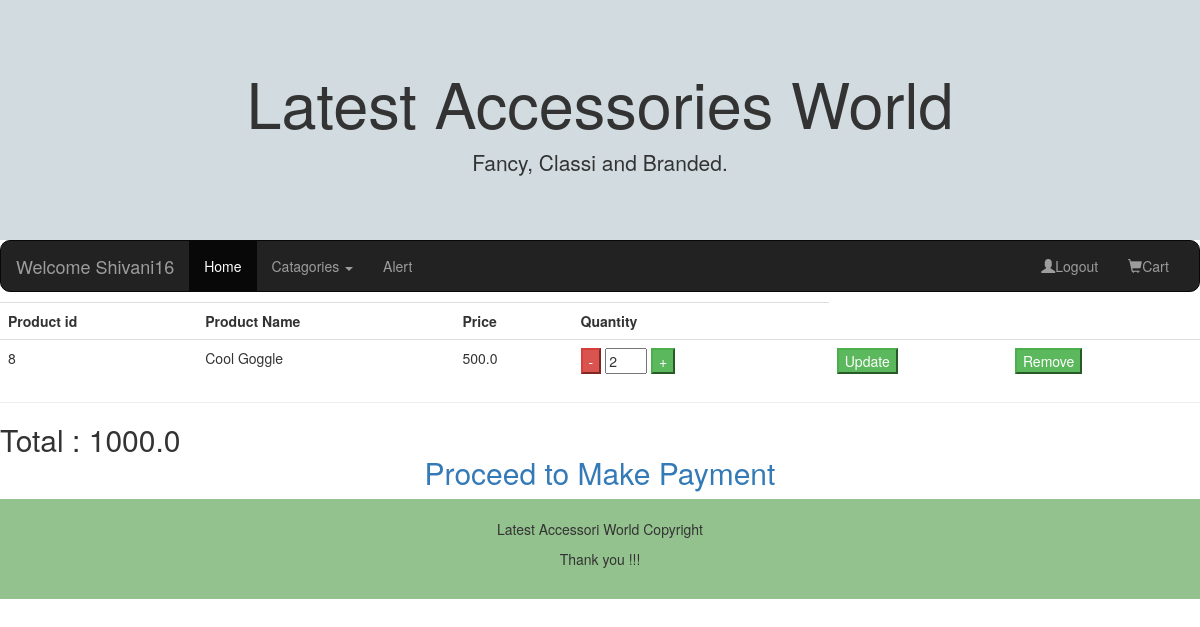
The app's page /ShowAllCartItems (signed in) with its own data.
### User/models.py (models this page shows)
class MyCart(models.Model):
    user = models.ForeignKey(UserInfo, on_delete=models.CASCADE)     #it has username and password
    Product = models.ForeignKey(Product,on_delete=models.CASCADE)    # it has all product in database so user add only thoes product add which are in database
    qty = models.IntegerField()
    class Meta:
        db_table = "MyCart"

### Admin/models.py (models this page shows, shortened)
class Product(models.Model):
    product_name = models.CharField(max_length=20)
    price = models.FloatField(default=200)
    imgurl = models.ImageField(upload_to="images")
    cat_id = models.ForeignKey(Category,on_delete=models.CASCADE)
    class Meta:
        db_table = "Product"

### User/views.py (the view, shortened to what this page needs)
# urls.py: path('ShowAllCartItems',views.ShowAllCartItems),
def ShowAllCartItems(request): #this data fetch from MyCart , the user get loged in page
    if(request.method=="GET"):
        if("uname" in request.session):
            cats = Category.objects.all()
            items = MyCart.objects.filter(user = request.session["uname"])
            total = 0
            for item in items:
                total += item.qty * item.Product.price
            request.session["total"] = total
            return render(request,"ShowAllCartItems.html",{"items": items,"cats":cats})
        else:
            return redirect(Login)

### User/templates/ShowAllCartItems.html (shortened to what this page needs)
{%extends "master.html"%}
{%block content%}
<table class="table">
  <tr><th>Product id</th><th>Product Name</th><th>Price</th><th>  Quantity</th></tr>
  {%for item in items%}
  <form method="post">
  <tr>
    <td>{{item.Product.id}}
    </td>
    <td>{{item.Product.product_name}}</td>
    <td>{{item.Product.price}}</td>
    <td>
      <button class="button btn-danger" type="button" onclick="decrement('qty{{item.Product.id}}');">  -  </button>
      <input name="item_qty" type="text" id="qty{{item.Product.id}}" value="{{item.qty}}" size="2"/>
      <button class="button btn-success" type="button" onclick="increment('qty{{item.Product.id}}');">  +  </button>
    </td>
    <td><button class="button btn-success" type="submit" name="action" value="Update">Update</button></td>
    <td><button class="button btn-success" type="submit" name="action" value="Remove">Remove</button></td>
  </tr>
 </form>
  {%endfor%}
</table>
<hr/>
<h2>Total : {{request.session.total}}
    <br/>
  <center><a href="Makepayment">Proceed to Make Payment</a></center>
</h2>
{%endblock%}

### User/templates/master.html (shortened to what this page needs)
{% load static %}
<!DOCTYPE html>
<html lang="en">
<head>
    <link rel="stylesheet" href="https://maxcdn.bootstrapcdn.com/bootstrap/3.4.1/css/bootstrap.min.css">
</head>
<body>
    <div class="jumbotron" style="background-color: rgb(209, 219, 224);">
        <div class="container text-center">
            <h1>Latest Accessories World</h1>
            <p>Fancy, Classi and Branded.</p>
        </div>
    </div>
    <nav class="navbar navbar-inverse">
        <div class="container-fluid">
            <div class="navbar-header">
                <a class="navbar-brand" href="#">
      {%if "uname" in request.session%}
      Welcome {{request.session.uname}}
      {%else%}
      Accessories
    {%endif%}</a>
            </div>
            <div class="collapse navbar-collapse" id="myNavbar">
                <ul class="nav navbar-nav">
                    <li class="active"><a href="/">Home</a></li>
                    <li class="dropdown">
                        <a class="dropdown-toggle" data-toggle="dropdown" href="#">Catagories
          <span class="caret"></span></a>
                    </li>
                    <li><a href="/alertPage">Alert</a></li>
                </ul>
                <ul class="nav navbar-nav navbar-right">
                    {%if "uname" in request.session%}
                    <li><a href="/Logout"><span class="glyphicon glyphicon-user"></span>Logout</a></li>
                    {%else%}
                    <li><a href="/Login"><span class="glyphicon glyphicon-user"></span>Login</a></li>
                    <li><a href="/SignUp"><span class="glyphicon glyphicon-user"></span>Sign Up</a></li>
                    {%endif%}
                    <li><a href="/ShowAllCartItems"><span class="glyphicon glyphicon-shopping-cart"></span>Cart</a></li>
                </ul>
            </div>
        </div>
    </nav>
    {%block content%}{%endblock%}
    <footer class="container-fluid text-center">
        <p>Latest Accessori World Copyright</p>
        <p>Thank you !!! </p>
    </footer>
</body>
</html>

### User/templates/master.html (style rules this page uses)
.navbar { margin-bottom: 10px; border-radius: 10px; }
.jumbotron { margin-bottom: 0; }
footer { background-color: #94c28e; padding: 20px; }

### records on screen
MyCart: session.uname "Shivani16", Product.id "8", Product.product_name "Cool Goggle", Product.price "500.0", item_qty "2"

### other values on screen
{{ request.session.total }} "1000.0"
